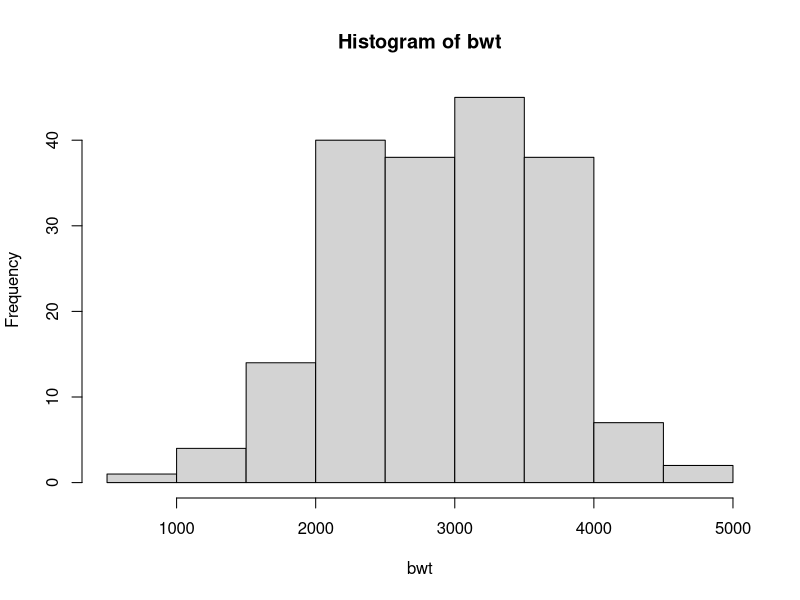
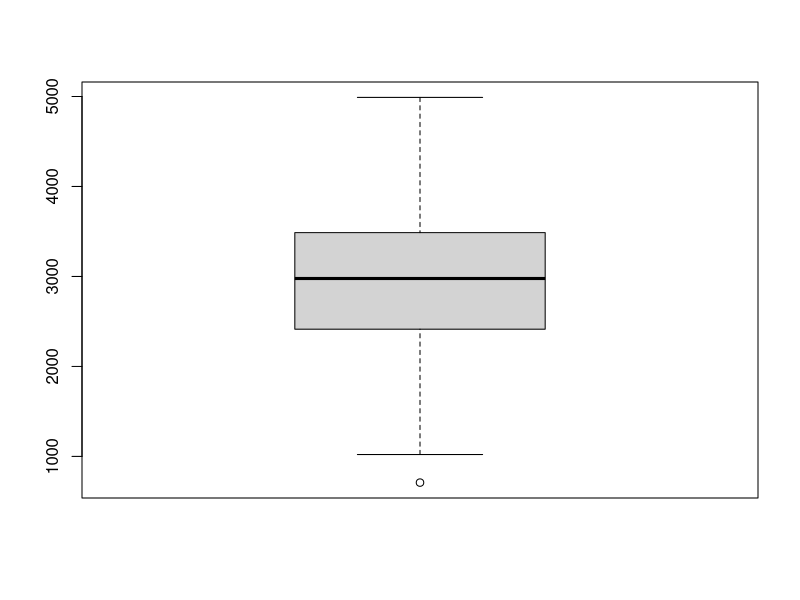

Write R code to recreate these figures, in order.
library(MASS)
data(birthwt)
bwt <- birthwt$bwt 

cat("Exercise 1\n")

#1a
min_bwt <- min(bwt)
max_bwt <- max(bwt)
mean_bwt <- mean(bwt)
sd_bwt <- sd(bwt)
cat("\n1a \nMinimum:", min_bwt, "\nMaximun:", max_bwt, "\nMean:", mean_bwt, "\nStandard deviation:", sd_bwt, "\n\n")

#1b
sort_bwt <- sort(bwt)
cat("\n1b \nSorted Bithweight:\n", sort_bwt, "\n")

#1c
median_bwt_firstten <- median(bwt[1:10])
cat("\n1c \nMedian of first 10 weights:", median_bwt_firstten, "\n")

#1d
summary_bwt <- summary(bwt)
cat("\n1d \nSummary of birthweight\n")
print(summary_bwt)

quartile_bwt <- quantile(bwt)
cat("\nQuartiles\n")
print(quartile_bwt)

quantile_0.05 <- quantile(bwt, probs = 0.05)
cat("\nThe 0.05 quantile is:", quantile_0.05)
quantile_0.95 <- quantile(bwt, probs = 0.95)
cat("\nThe 0.95 quantile is:", quantile_0.95, "\n")

#2a: histogram
hist(bwt)

#2b: box plot
boxplot(bwt)
